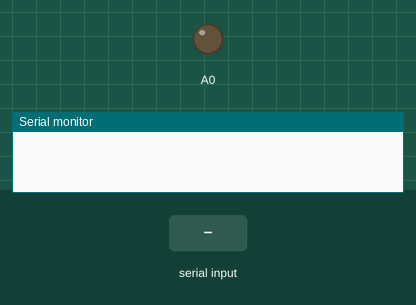
This sketch was run on a simulated Arduino Uno, built with avr-gcc and run on an emulated ATmega328P. On the bench: output pins drawn as LEDs (lit = HIGH), the last lines printed to the serial monitor. The test bench sets the inputs (shaded band).

Above: at 1.2 s.
1.3 s: "30,150\n" received over Serial
At 2.1 s:
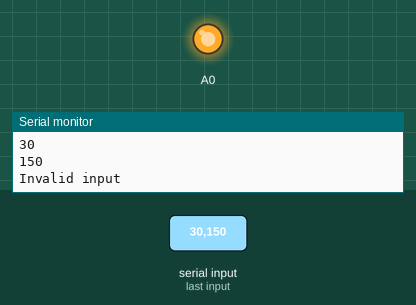
2.8 s: "90,45\n" received over Serial
At 3.3 s:
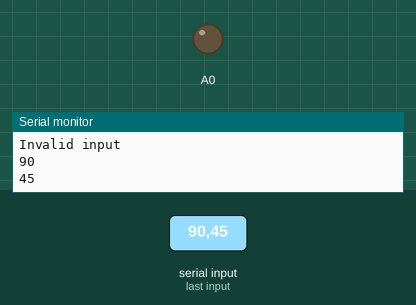
Timing chart, 0 to 5.8 s (numbered marks = the images above; inputs shaded):
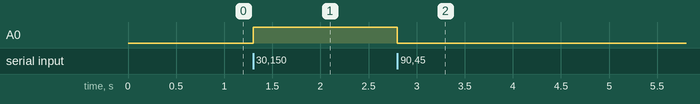

The sketch:

Serial_read_data.ino
```cpp
char buffer[4];

void setup() {
    Serial.begin(115200);
}

void loop() {
    if (Serial.available() > 0) {
        int num_bytes = Serial.readBytesUntil('\n', buffer, sizeof(buffer)-1);
        buffer[num_bytes] = '\0';
        if (isdigit(buffer[0])) {
            int num = atoi(buffer);
            // Do something with the integer num
            Serial.println(num);
            analogWrite(A0, num);
        } else {
            Serial.println("Invalid input");
        }
    }
}
```

Measured:
- after the input at 1.3 s, A0: LOW → HIGH at once
- after the input at 2.8 s, A0: HIGH → LOW at once
